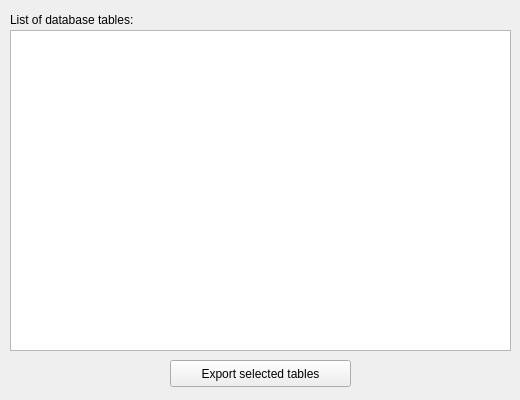
<?xml version="1.0" encoding="UTF-8"?>
<ui version="4.0">
 <class>DbOperations</class>
 <widget class="QWidget" name="DbOperations">
  <property name="geometry">
   <rect>
    <x>0</x>
    <y>0</y>
    <width>520</width>
    <height>400</height>
   </rect>
  </property>
  <property name="minimumSize">
   <size>
    <width>520</width>
    <height>400</height>
   </size>
  </property>
  <property name="windowTitle">
   <string>Form</string>
  </property>
  <widget class="QListWidget" name="table_list">
   <property name="geometry">
    <rect>
     <x>10</x>
     <y>30</y>
     <width>501</width>
     <height>321</height>
    </rect>
   </property>
   <property name="minimumSize">
    <size>
     <width>500</width>
     <height>300</height>
    </size>
   </property>
  </widget>
  <widget class="QLabel" name="table_list_label">
   <property name="geometry">
    <rect>
     <x>10</x>
     <y>10</y>
     <width>171</width>
     <height>19</height>
    </rect>
   </property>
   <property name="text">
    <string>List of database tables:</string>
   </property>
  </widget>
  <widget class="QPushButton" name="export_table_btn">
   <property name="geometry">
    <rect>
     <x>170</x>
     <y>360</y>
     <width>181</width>
     <height>27</height>
    </rect>
   </property>
   <property name="text">
    <string>Export selected tables</string>
   </property>
  </widget>
 </widget>
 <resources/>
 <connections/>
</ui>
